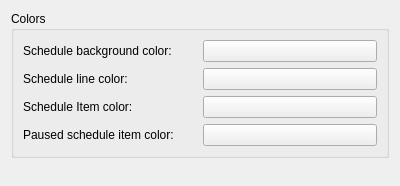
<ui version="4.0" >
 <class>BWPrefPage</class>
 <widget class="QWidget" name="BWPrefPage" >
  <property name="geometry" >
   <rect>
    <x>0</x>
    <y>0</y>
    <width>400</width>
    <height>186</height>
   </rect>
  </property>
  <layout class="QVBoxLayout" name="verticalLayout" >
   <item>
    <widget class="QGroupBox" name="groupBox" >
     <property name="title" >
      <string>Colors</string>
     </property>
     <layout class="QGridLayout" name="gridLayout" >
      <item row="0" column="0" >
       <widget class="QLabel" name="label_2" >
        <property name="text" >
         <string>Schedule background color:</string>
        </property>
       </widget>
      </item>
      <item row="0" column="1" >
       <widget class="KColorButton" name="kcfg_scheduleBackgroundColor" />
      </item>
      <item row="1" column="0" >
       <widget class="QLabel" name="label_3" >
        <property name="text" >
         <string>Schedule line color:</string>
        </property>
       </widget>
      </item>
      <item row="1" column="1" >
       <widget class="KColorButton" name="kcfg_scheduleLineColor" />
      </item>
      <item row="2" column="0" >
       <widget class="QLabel" name="label_4" >
        <property name="text" >
         <string>Schedule Item color:</string>
        </property>
       </widget>
      </item>
      <item row="2" column="1" >
       <widget class="KColorButton" name="kcfg_itemColor" />
      </item>
      <item row="3" column="0" >
       <widget class="QLabel" name="label_5" >
        <property name="text" >
         <string>Paused schedule item color:</string>
        </property>
       </widget>
      </item>
      <item row="3" column="1" >
       <widget class="KColorButton" name="kcfg_pausedColor" />
      </item>
     </layout>
    </widget>
   </item>
   <item>
    <spacer name="verticalSpacer" >
     <property name="orientation" >
      <enum>Qt::Vertical</enum>
     </property>
     <property name="sizeHint" stdset="0" >
      <size>
       <width>20</width>
       <height>46</height>
      </size>
     </property>
    </spacer>
   </item>
  </layout>
 </widget>
 <customwidgets>
  <customwidget>
   <class>KColorButton</class>
   <extends>QPushButton</extends>
   <header>kcolorbutton.h</header>
  </customwidget>
 </customwidgets>
 <resources/>
 <connections/>
</ui>
